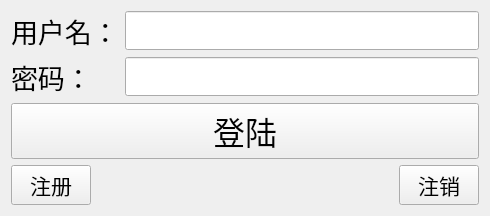
<?xml version="1.0" encoding="UTF-8"?>
<ui version="4.0">
 <class>TCPclient</class>
 <widget class="QWidget" name="TCPclient">
  <property name="geometry">
   <rect>
    <x>0</x>
    <y>0</y>
    <width>490</width>
    <height>204</height>
   </rect>
  </property>
  <property name="windowTitle">
   <string>TCPclient</string>
  </property>
  <layout class="QVBoxLayout" name="verticalLayout_2">
   <item>
    <layout class="QVBoxLayout" name="verticalLayout">
     <item>
      <layout class="QGridLayout" name="gridLayout">
       <item row="0" column="1">
        <widget class="QLineEdit" name="name_le">
         <property name="font">
          <font>
           <pointsize>20</pointsize>
          </font>
         </property>
        </widget>
       </item>
       <item row="1" column="1">
        <widget class="QLineEdit" name="pwd_le">
         <property name="font">
          <font>
           <pointsize>20</pointsize>
          </font>
         </property>
         <property name="echoMode">
          <enum>QLineEdit::Password</enum>
         </property>
        </widget>
       </item>
       <item row="0" column="0">
        <widget class="QLabel" name="name_label">
         <property name="font">
          <font>
           <pointsize>20</pointsize>
          </font>
         </property>
         <property name="text">
          <string>用户名：</string>
         </property>
        </widget>
       </item>
       <item row="1" column="0">
        <widget class="QLabel" name="pwd_label">
         <property name="font">
          <font>
           <pointsize>20</pointsize>
          </font>
         </property>
         <property name="text">
          <string>&lt;html&gt;&lt;head/&gt;&lt;body&gt;&lt;p&gt;密码：&lt;/p&gt;&lt;/body&gt;&lt;/html&gt;</string>
         </property>
        </widget>
       </item>
       <item row="2" column="0" colspan="2">
        <widget class="QPushButton" name="login_pd">
         <property name="font">
          <font>
           <pointsize>24</pointsize>
          </font>
         </property>
         <property name="text">
          <string>登陆</string>
         </property>
        </widget>
       </item>
      </layout>
     </item>
     <item>
      <layout class="QHBoxLayout" name="horizontalLayout">
       <item>
        <widget class="QPushButton" name="register_pd">
         <property name="font">
          <font>
           <pointsize>16</pointsize>
          </font>
         </property>
         <property name="text">
          <string>注册</string>
         </property>
        </widget>
       </item>
       <item>
        <spacer name="horizontalSpacer">
         <property name="orientation">
          <enum>Qt::Horizontal</enum>
         </property>
         <property name="sizeHint" stdset="0">
          <size>
           <width>40</width>
           <height>20</height>
          </size>
         </property>
        </spacer>
       </item>
       <item>
        <widget class="QPushButton" name="logout_pd">
         <property name="font">
          <font>
           <pointsize>16</pointsize>
          </font>
         </property>
         <property name="text">
          <string>注销</string>
         </property>
        </widget>
       </item>
      </layout>
     </item>
    </layout>
   </item>
  </layout>
 </widget>
 <resources/>
 <connections/>
</ui>
